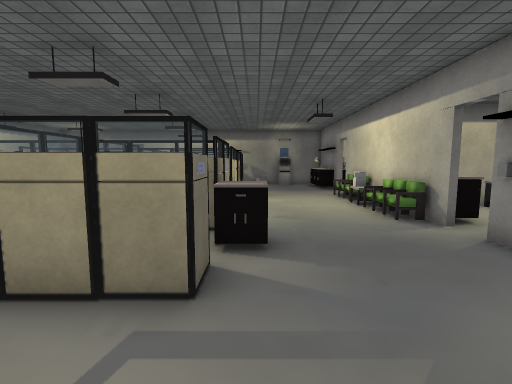
view 1 (above)

24 first-person views from a walk through a Unity game level. The camera is 1.2 m above the floor, tilts 6° down and sees 85° across. Doors are open. The floor is counted in squares, 0.75 m on a side. Each view is taken from the middle of a square. On the plan, view 1 faces up. The plan holds only what a view shows up to about 15 squares ahead; the rest is blank. The place goes on beyond the plan. The player character is not drawn. Some surface patterns are stand-ins.

view 2
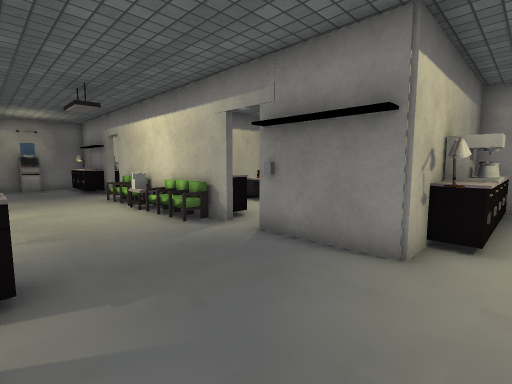

view 3
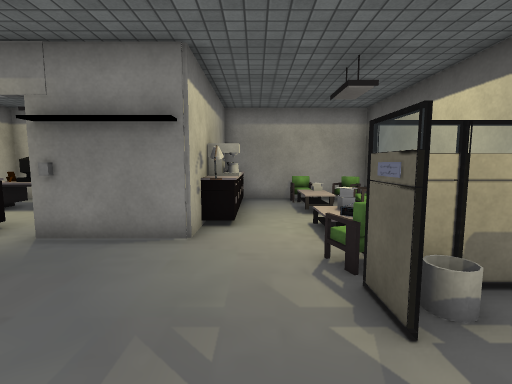

view 4
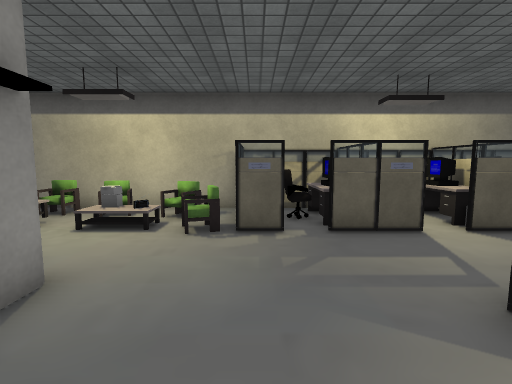

view 5
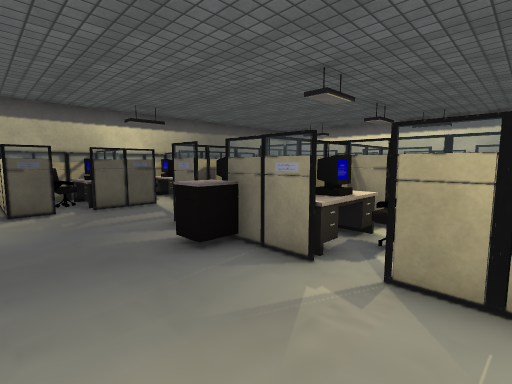

view 6
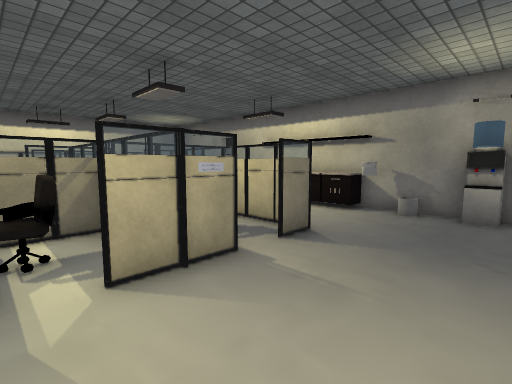

view 7
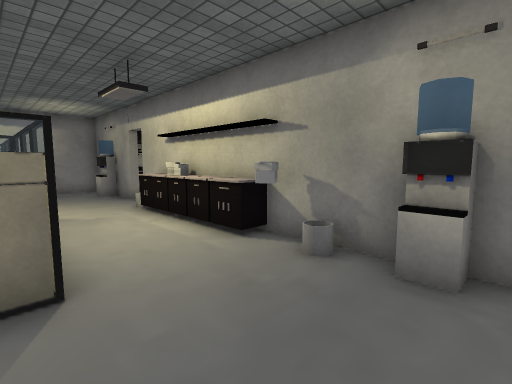

view 8
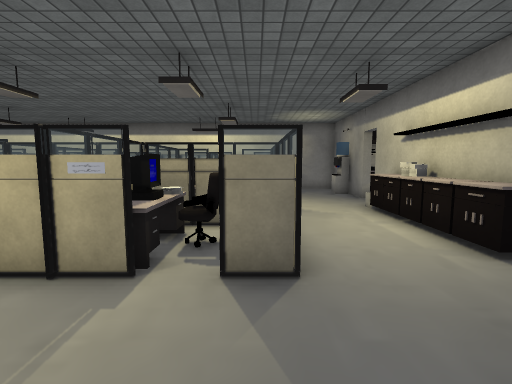

view 9
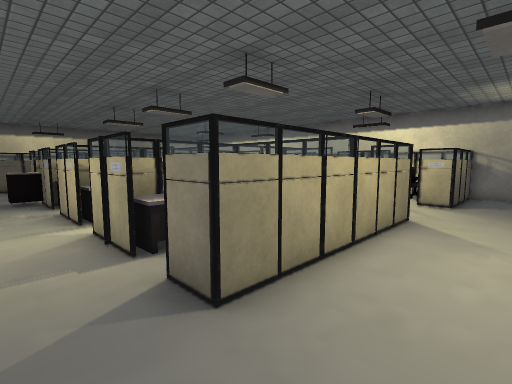

view 10
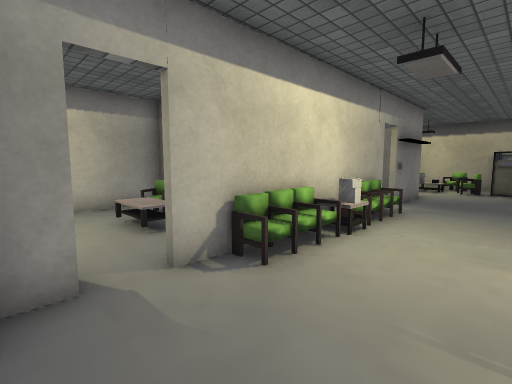

view 11
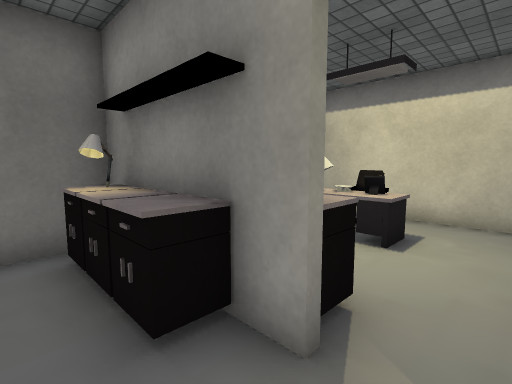

view 12
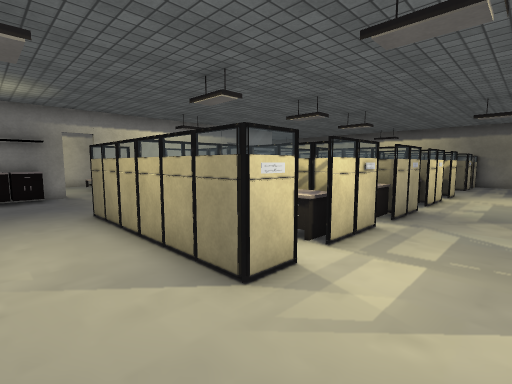

view 13
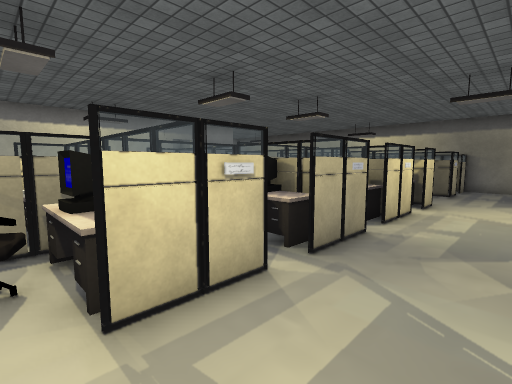

view 14
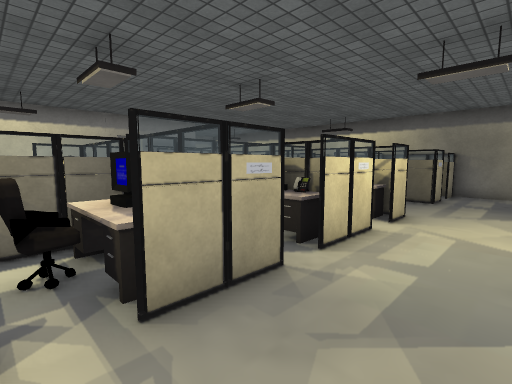

view 15
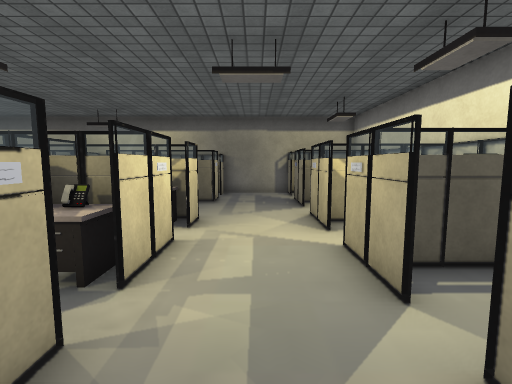

view 16
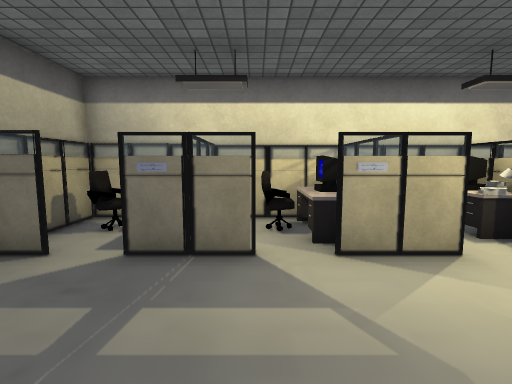

view 17
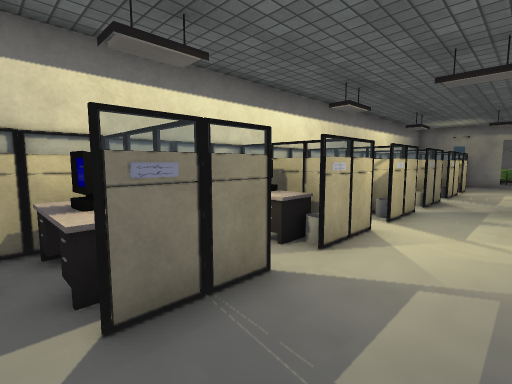

view 18
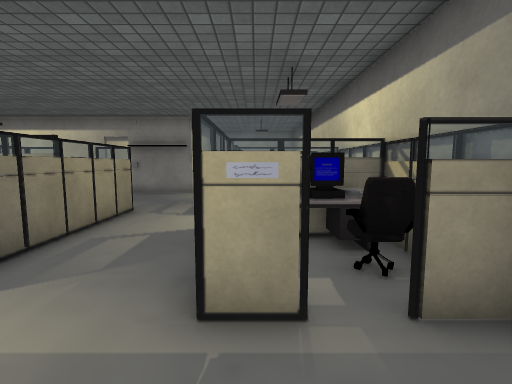

view 19
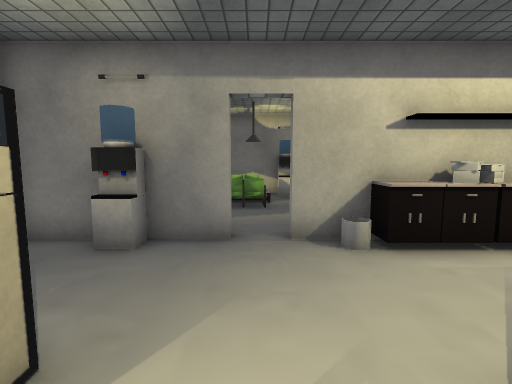

view 20
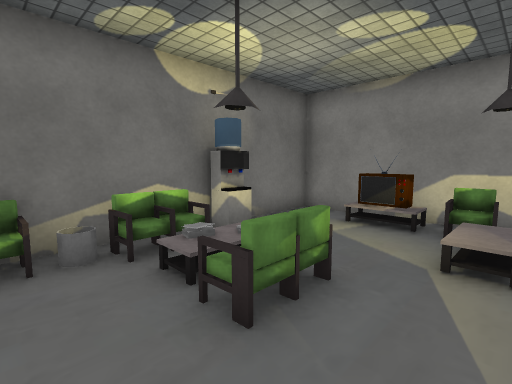

view 21
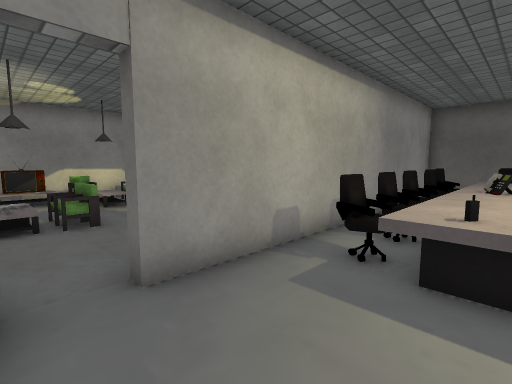

view 22
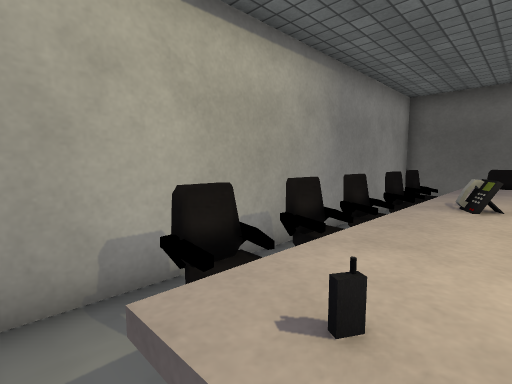

view 23
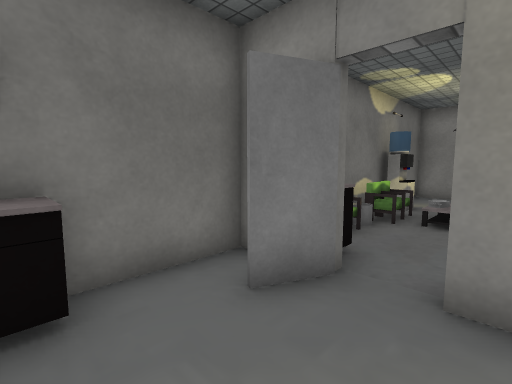

view 24
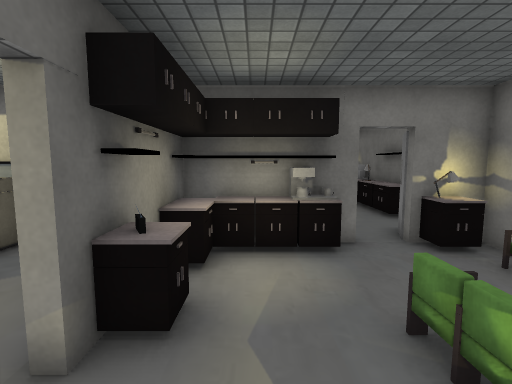

### Floor plan
Key: @ floor where view 1 was taken; # wall or solid block; . floor; / step, stairs or slope; D open door; = window, fence, low wall or low ledge; ^ raised ledge; C chair; E desk; U counter; W water cooler; L lamp; M machine; P computer; H phone; O other object.
Columns run from 18 left of view 1 to 12 right of it. Each row starts with its distance up from view 1.
 29 ################
 28 U...#UC.CCWW...#
 27 ...O#....C.  ..#
 26  ........O...OO#
 25 .... U..C=...OO#
 24 .... U.....//C##
 23 O^O. U...../O  #
 22 ^^O.  UUU.. O  #
 21 ^^O.# ###D# #  #########
 20 ^^O.#.W.....UUUUUU. W.U
 19 HHO.#.................U   OO  #
 18 ^^O.#.................U   EHO #
 17 ^^O.O   ...OOOOOOO....UUU.EH. #
 16 ^^O.O   ...O##O..O.....DU.....#
 15 ^^ .OOOO.... OOOO......D......#
 14 OO  OOOO...EPPOEPE....C#..O...#
 13     O   ...EE O EE....C#  .C .#
 12  ###O  ....OOOOOOO....C#   ####
 11        O...EEEOOOO....O#     .#
 10         ...EPPO  O....C#  .E
  9     O   ...OOOOOOO....C# ..O
  8     #  O....EEOEE.....C# ..E
  7     OPOO...EH OPPE.....DO.
  6     OPOO...OO OOOUU....D.
  5     O ......  O  UU....#
  4     O  O...E  O O .....#
  3     OPPE...E EO O .....#
  2     OPE.................LUMO O#
  1     OOOO......................#
  0     #P O...OOO.OOO@.OC........#
 -1     OP E...O.EEE.EE.O..OO.OOC #
 -2     O  ......PPP OOOO.CCO ..=##
 -3     OO O...OOPPP EO.O.C.C C.C#
 -4     #OOO###OOO#OOOOOO#########

Positions as (right, up) in squares from view 1, and headings:
1: (0, 0), facing up
2: (0, 1), facing up-right
3: (-1, 1), facing right
4: (2, 6), facing down
5: (3, 10), facing down-left
6: (3, 11), facing up-left
7: (3, 16), facing up-left
8: (3, 16), facing left
9: (1, 19), facing down-left
10: (1, 17), facing down-right
11: (3, 15), facing up-right
12: (-10, 19), facing down-right
13: (-10, 15), facing down-right
14: (-10, 12), facing down-right
15: (-9, 11), facing down
16: (-6, 1), facing left
17: (-8, -2), facing up-left
18: (-10, -1), facing right
19: (-9, 15), facing up
20: (-12, 23), facing up-right
21: (-18, 27), facing down-right
22: (-18, 24), facing down-right
23: (-18, 25), facing up-right
24: (-7, 23), facing left
